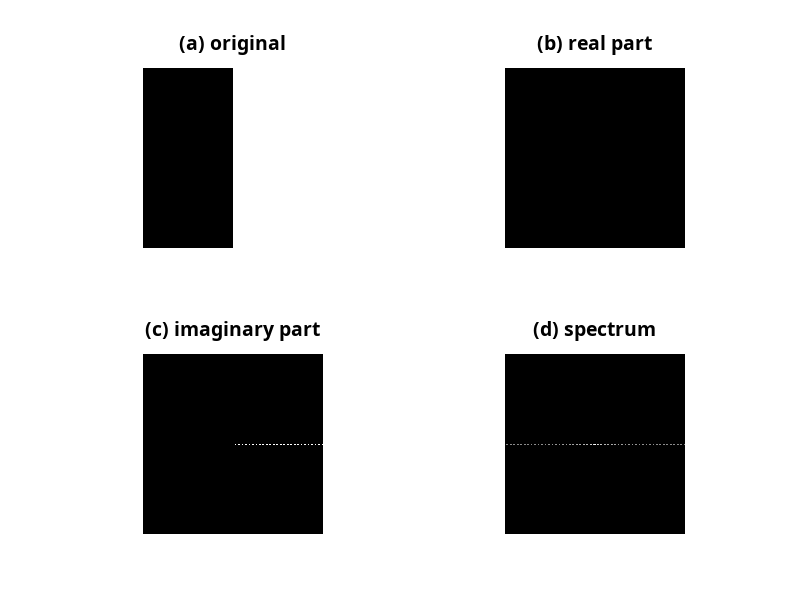
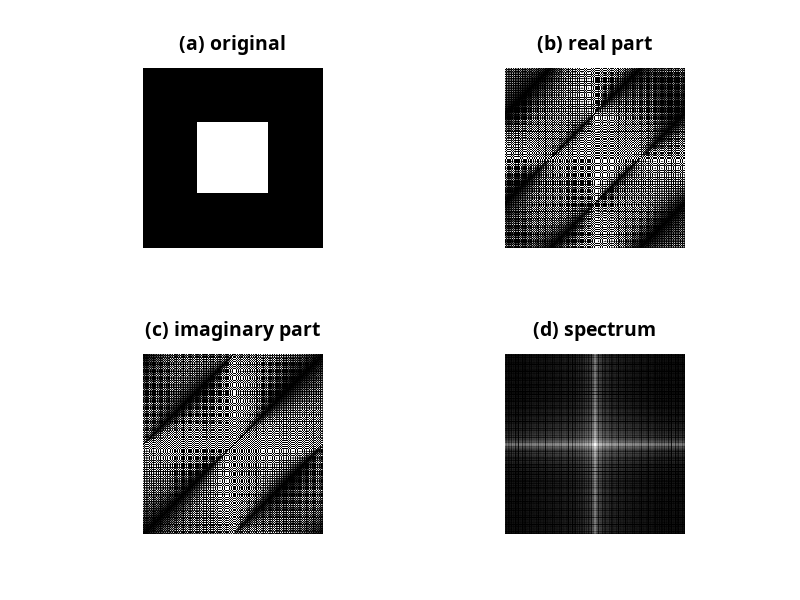
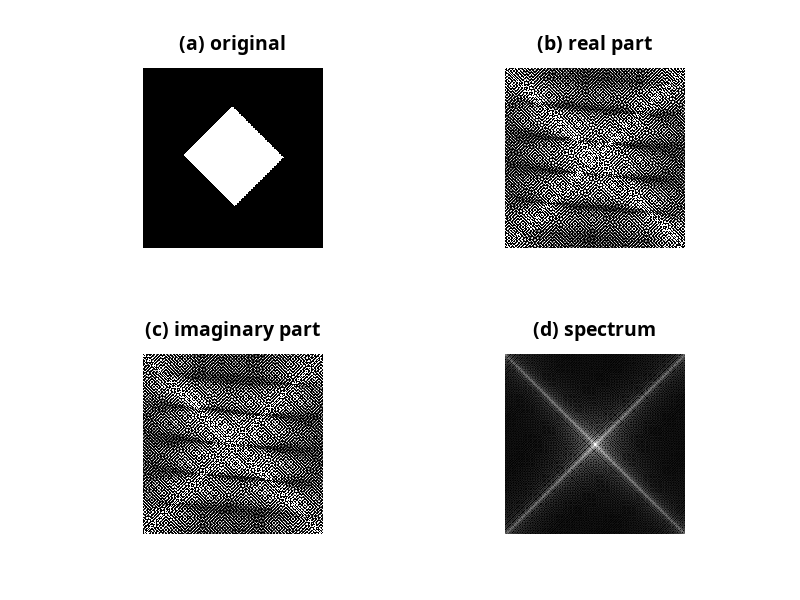
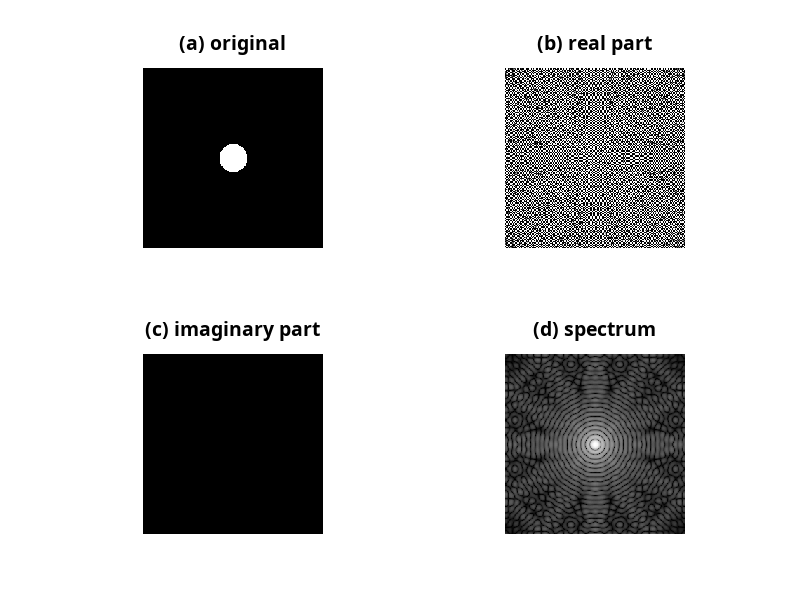

The MATLAB source for these figures, in order:
% -----single edge----- %
image = [zeros(256, 128) ones(256, 128)];

% --fouroer transorm of images-- %
% do fast fourier transform
image_after_fft = fft2(image);
% move the origin to center
F = fftshift(image_after_fft);
% spectrum
image_spectrum = log(1 + abs(F));
% real part of image
real_part_of_image = real(F);
% imaginary part of image
imaginary_part_of_image = imag(F);

% --image output-- %
figure('Name','single edge','NumberTitle','off');
subplot(2, 2, 1); imshow(image);
title('(a) original','fontname','雅痞-繁', 'Color', 'k', 'FontSize', 14);
subplot(2, 2, 2); imshow(real_part_of_image);
title('(b) real part','fontname','雅痞-繁', 'Color', 'k', 'FontSize', 14);
subplot(2, 2, 3); imshow(imaginary_part_of_image);
title('(c) imaginary part','fontname','雅痞-繁', 'Color', 'k', 'FontSize', 14);
subplot(2, 2, 4); imshow(mat2gray(image_spectrum));
title('(d) spectrum','fontname','雅痞-繁', 'Color', 'k', 'FontSize', 14);

% -----box----- %
image = zeros(256, 256);
image(78:178, 78:178) = 1;

image_after_fft = fft2(image);
F = fftshift(image_after_fft);
image_spectrum = log(1 + abs(F));
real_part_of_image = real(F);
imaginary_part_of_image = imag(F);

figure('Name','box','NumberTitle','off');
subplot(2, 2, 1); imshow(image);
title('(a) original','fontname','雅痞-繁', 'Color', 'k', 'FontSize', 14);
subplot(2, 2, 2); imshow(real_part_of_image);
title('(b) real part','fontname','雅痞-繁', 'Color', 'k', 'FontSize', 14);
subplot(2, 2, 3); imshow(imaginary_part_of_image);
title('(c) imaginary part','fontname','雅痞-繁', 'Color', 'k', 'FontSize', 14);
subplot(2, 2, 4); imshow(mat2gray(image_spectrum));
title('(d) spectrum','fontname','雅痞-繁', 'Color', 'k', 'FontSize', 14);

% -----45° rotated box----- %
[x, y] = meshgrid(1:256, 1:256);
image = (x+y<329) & (x+y>182) & (x-y>-67) & (x-y<73);

image_after_fft = fft2(image);
F = fftshift(image_after_fft);
image_spectrum = log(1 + abs(F));
real_part_of_image = real(F);
imaginary_part_of_image = imag(F);

figure('Name','45° rotated box','NumberTitle','off');
subplot(2, 2, 1); imshow(image);
title('(a) original','fontname','雅痞-繁', 'Color', 'k', 'FontSize', 14);
subplot(2, 2, 2); imshow(real_part_of_image);
title('(b) real part','fontname','雅痞-繁', 'Color', 'k', 'FontSize', 14);
subplot(2, 2, 3); imshow(imaginary_part_of_image);
title('(c) imaginary part','fontname','雅痞-繁', 'Color', 'k', 'FontSize', 14);
subplot(2, 2, 4); imshow(mat2gray(image_spectrum));
title('(d) spectrum','fontname','雅痞-繁', 'Color', 'k', 'FontSize', 14);

% -----circle----- %
[x, y] = meshgrid(-128:127, -128:127);
z = sqrt(x.^2 + y.^2);
image = (z < 20);

image_after_fft = fft2(image);
F = fftshift(image_after_fft);
image_spectrum = log(1 + abs(F));
real_part_of_image = real(F);
imaginary_part_of_image = imag(F);

figure('Name','circle','NumberTitle','off');
subplot(2, 2, 1); imshow(image);
title('(a) original','fontname','雅痞-繁', 'Color', 'k', 'FontSize', 14);
subplot(2, 2, 2); imshow(real_part_of_image);
title('(b) real part','fontname','雅痞-繁', 'Color', 'k', 'FontSize', 14);
subplot(2, 2, 3); imshow(imaginary_part_of_image);
title('(c) imaginary part','fontname','雅痞-繁', 'Color', 'k', 'FontSize', 14);
subplot(2, 2, 4); imshow(mat2gray(image_spectrum));
title('(d) spectrum','fontname','雅痞-繁', 'Color', 'k', 'FontSize', 14);

